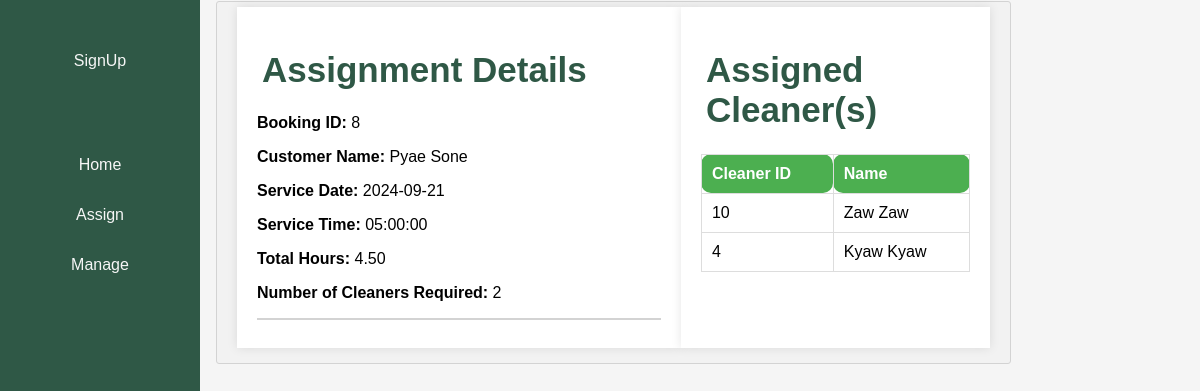
The app's page /MagJobDetail.php?BookingID=8 with its own data.
### tables this page shows
CREATE TABLE `booking` (
  `BookingID` int(11) NOT NULL,
  `ServiceName` varchar(60) DEFAULT NULL,
  `Address` varchar(200) DEFAULT NULL,
  `Address_TownShip` varchar(30) DEFAULT NULL,
  `CleanerQty` int(11) DEFAULT NULL,
  `HoursQty` decimal(10,2) DEFAULT NULL,
  `Bedrooms` int(11) DEFAULT NULL,
  `Bathrooms` int(11) DEFAULT NULL,
  `BookingTime` time DEFAULT NULL,
  `BookingDate` date DEFAULT NULL,
  `PaymentStatus` varchar(20) DEFAULT NULL,
  `Remarks` varchar(200) DEFAULT NULL,
  `Addons` text DEFAULT NULL,
  `Total` decimal(10,2) NOT NULL,
  `CustomerID` int(11) DEFAULT NULL,
  `ServiceID` int(11) DEFAULT NULL,
  `BookingStatus` varchar(50) NOT NULL,
  `JobStatus` varchar(100) NOT NULL
);

CREATE TABLE `customer` (
  `CustomerID` int(11) NOT NULL,
  `CustomerName` varchar(50) NOT NULL,
  `CustomerPassword` varchar(100) NOT NULL,
  `CustomerEmail` varchar(50) NOT NULL,
  `CustomerPhone` varchar(20) NOT NULL,
  `CustomerDOB` varchar(30) NOT NULL
);

### MagJobDetail.php (the view, shortened to what this page needs)
<?php
include("ConnectDB.php");
$ID = $_GET['BookingID'];
$bookingSQL = "SELECT b.BookingID, c.CustomerName, b.ServiceName,
                b.Address_Township, b.CleanerQty, b.HoursQty,
                b.BookingTime, b.BookingDate
                FROM booking b , customer c
                WHERE b.CustomerID = c.CustomerID
                AND b.BookingID = $ID;";
$bookings = $connection->query($bookingSQL);
$cleanerSQL = "SELECT j.CleanerID, c.CleanerName FROM cleaner c, jobs j
                WHERE j.CleanerID = c.CleanerID AND BookingID = $ID;";
$availableCleaners = $connection->query($cleanerSQL);
?>
<!DOCTYPE html>
<html lang="en">
<head>
    <link rel="stylesheet" type="text/css" href="Style.css">
</head>
<body>
<?php include('Anavbar.php'); ?>
<div class="content">
<div class="container">
    <div class="column left-column">
        <h1>Assignment Details</h1>
        <?php while ($booking = $bookings->fetch_assoc()): ?>
            <form>
                <p><strong>Booking ID:</strong> <?= $booking['BookingID'] ?></p>
                <p><strong>Customer Name:</strong> <?= $booking['CustomerName'] ?></p>
                <p><strong>Service Date:</strong> <?= $booking['BookingDate'] ?></p>
                <p><strong>Service Time:</strong> <?= $booking['BookingTime'] ?></p>
                <p><strong>Total Hours:</strong> <?= $booking['HoursQty'] ?></p>
                <p><strong>Number of Cleaners Required:</strong> <?= $booking['CleanerQty'] ?></p>
            </form>
            <hr>
        <?php endwhile; ?>
    </div>
    <div class="column right-column">
        <h1>Assigned Cleaner(s)</h1>
        <table>
            <thead>
                <tr>
                    <th>Cleaner ID</th>
                    <th>Name</th>
                </tr>
            </thead>
            <tbody>
                <?php
                $availableCleaners->data_seek(0);
                while ($cleaner = $availableCleaners->fetch_assoc()): ?>
                    <tr>
                        <td><?= $cleaner['CleanerID'] ?></td>
                        <td><?= $cleaner['CleanerName'] ?></td>
                    </tr>
                <?php endwhile; ?>
            </tbody>
        </table>
    </div>
    </div>
</div>
</body>
</html>

### Style.css (style rules this page uses)
body { font-family: Arial, sans-serif; margin: 0; padding: 0; display: flex; }
div.content { margin-left: 200px; padding: 1px 16px; height: 1000px; }
h1 { color: #2F5846; padding-left: 5px; font-size: 35px; font-weight: bold; }
th, td { border: 2px solid black; border-radius: 10px; padding: 15px; text-align: center; border: 1px solid #ddd; padding-left: 20px; align-content: baseline; justify-content: baseline; }
.container { background-color: #f2f2f2; padding: 5px 20px 15px 20px; border: 1px solid lightgrey; border-radius: 3px; }
hr { border: 1px solid lightgrey; }

### MagJobDetail.php (style rules this page uses)
body { font-family: Arial, sans-serif; background-color: #f5f5f5; }
.container { max-width: 1000px; margin: 0 auto; display: flex; }
.column { padding: 20px; }
.left-column { width: 60%; background-color: white; box-shadow: 0 0 10px rgba(0, 0, 0, 0.1); padding: 20px; }
.right-column { width: 40%; background-color: white; box-shadow: 0 0 10px rgba(0, 0, 0, 0.1); padding: 20px; }
table { width: 100%; border-collapse: collapse; }
table, th, td { border: 1px solid #ddd; }
th, td { padding: 10px; text-align: left; }
th { background-color: #4CAF50; color: white; }

### records on screen
booking: BookingID "8", CustomerID.CustomerName "Pyae Sone", BookingDate "2024-09-21", BookingTime "05:00:00", HoursQty "4.50", CleanerQty "2"

### other values on screen
$cleaner['CleanerID'] "10"
$cleaner['CleanerName'] "Zaw Zaw"
$cleaner['CleanerID'] "4"
$cleaner['CleanerName'] "Kyaw Kyaw"
